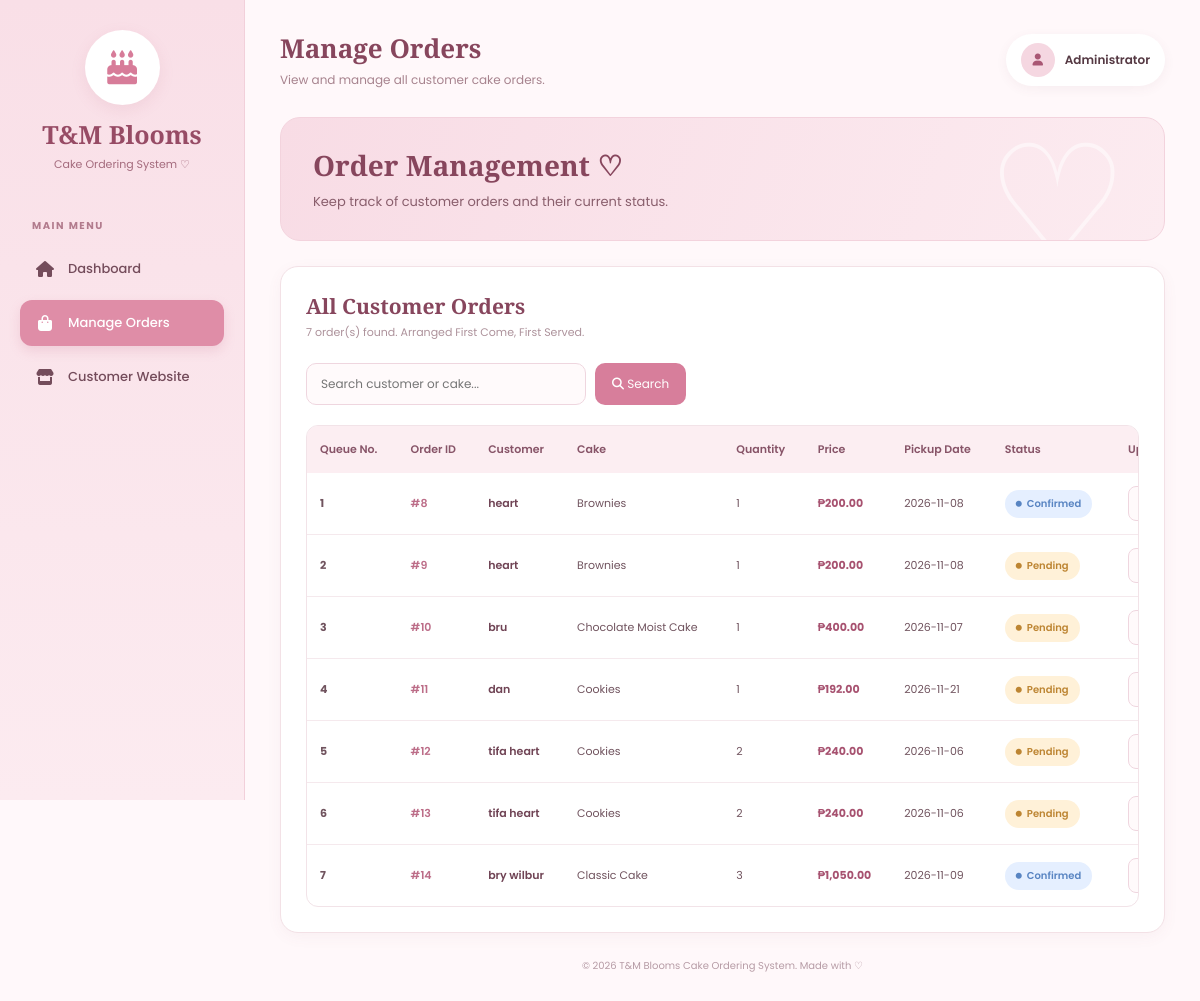
/orders.php, run on the app's committed database.
### tables this page shows
CREATE TABLE `orders` (
  `id` int(11) NOT NULL,
  `customer_name` varchar(100) NOT NULL,
  `contact_number` varchar(20) NOT NULL,
  `cake_name` varchar(100) NOT NULL,
  `size` varchar(50) NOT NULL,
  `quantity` int(11) NOT NULL,
  `price` decimal(10,2) NOT NULL,
  `pickup_date` date NOT NULL,
  `status` varchar(50) NOT NULL,
  `created_at` timestamp NOT NULL DEFAULT current_timestamp()
);

### orders.php (the view, shortened to what this page needs)
<?php
$host = 'localhost';
$dbname = 'cake_ordering_system';
$username = 'root';
$password = '';
try {
    $conn = new PDO(
        "mysql:host=$host;dbname=$dbname;charset=utf8mb4",
        $username,
        $password,
        [
            PDO::ATTR_ERRMODE => PDO::ERRMODE_EXCEPTION,
            PDO::ATTR_DEFAULT_FETCH_MODE => PDO::FETCH_ASSOC
        ]
    );
} catch (PDOException $e) {
    die("Database connection failed. Please check your database settings.");
}
function e($value) {
    return htmlspecialchars((string)($value ?? ''), ENT_QUOTES, 'UTF-8');
}
$search = trim($_GET['search'] ?? '');
$orders = [];
try {
    $stmt = $conn->prepare("
        SELECT *
        FROM orders
        WHERE customer_name LIKE :search1
           OR cake_name LIKE :search2
        ORDER BY created_at ASC, id ASC
    ");
    $keyword = "%{$search}%";
    $stmt->execute([
        'search1' => $keyword,
        'search2' => $keyword
    ]);
    $orders = $stmt->fetchAll();
} catch (PDOException $e) {
    $errorMsg = "Unable to retrieve customer orders. Please check your orders table.";
}
?>
<!DOCTYPE html>
<html lang="en">
<head>
<link rel="stylesheet"
href="https://cdnjs.cloudflare.com/ajax/libs/font-awesome/6.5.0/css/all.min.css">
</head>
<body>
<div class="sidebar">
    <div class="brand">
        <div class="brand-icon">
            <i class="fa-solid fa-cake-candles"></i>
        </div>
        <h2>T&M Blooms</h2>
        <p>Cake Ordering System ♡</p>
    </div>
    <div class="nav-title">MAIN MENU</div>
    <a href="dashboard.php">
        <i class="fa-solid fa-house"></i>
        <span>Dashboard</span>
    </a>
    <a href="orders.php" class="active">
        <i class="fa-solid fa-bag-shopping"></i>
        <span>Manage Orders</span>
    </a>
    <a href="index.php">
        <i class="fa-solid fa-store"></i>
        <span>Customer Website</span>
    </a>
</div>
<div class="main">
    <div class="topbar">
        <div>
            <h1>Manage Orders</h1>
            <p>View and manage all customer cake orders.</p>
        </div>
        <div class="admin-profile">
            <i class="fa-solid fa-user"></i>
            <span>Administrator</span>
        </div>
    </div>
    <div class="page-banner">
        <h2>Order Management ♡</h2>
        <p>Keep track of customer orders and their current status.</p>
    </div>
    <div class="orders">
        <div class="section-header">
            <div>
                <h2>All Customer Orders</h2>
                <p>
                    <?= count($orders) ?> order(s) found.
                    Arranged First Come, First Served.
                </p>
            </div>
        </div>
        <form method="GET" class="search">
            <input
                type="text"
                name="search"
                placeholder="Search customer or cake..."
                value="<?= e($search) ?>"
            >
            <button type="submit">
                <i class="fa-solid fa-magnifying-glass"></i>
                Search
            </button>
        </form>
        <div class="table-container">
            <table>
                <thead>
                    <tr>
                        <th>Queue No.</th>
                        <th>Order ID</th>
                        <th>Customer</th>
                        <th>Cake</th>
                        <th>Quantity</th>
                        <th>Price</th>
                        <th>Pickup Date</th>
                        <th>Status</th>
                        <th>Update Status</th>
                    </tr>
                </thead>
                <tbody>
                <?php if (count($orders) > 0): ?>
                    <?php foreach ($orders as $index => $order): ?>
                        <?php
                            $status = $order['status'] ?? 'Pending';
                            $statusClass = 'status-pending';
                            if ($status === 'Confirmed') {
                                $statusClass = 'status-confirmed';
                            } elseif ($status === 'Completed') {
                                $statusClass = 'status-completed';
                            }
                        ?>
                        <tr>
                            <td>
                                <strong><?= $index + 1 ?></strong>
                            </td>
                            <td class="order-id">
                                #<?= e($order['id']) ?>
                            </td>
                            <td class="customer-name">
                                <?= e($order['customer_name']) ?>
                            </td>
                            <td>
                                <?= e($order['cake_name']) ?>
                            </td>
                            <td>
                                <?= (int)$order['quantity'] ?>
                            </td>
                            <td class="price">
                                ₱<?= number_format((float)$order['price'], 2) ?>
                            </td>
                            <td>
                                <?= e($order['pickup_date']) ?>
                            </td>
                            <td>
                                <span class="status <?= $statusClass ?>">
                                    <i class="fa-solid fa-circle" style="font-size:6px;"></i>
                                    <?= e($status) ?>
                                </span>
                            </td>
                            <td>
                                <form method="POST" class="action-form">
                                    <select name="status" class="status-select">
                                        <option value="Pending"
                                            <?= $status === 'Pending' ? 'selected' : '' ?>>
                                            Pending
                                        </option>
                                        <option value="Confirmed"
                                            <?= $status === 'Confirmed' ? 'selected' : '' ?>>
                                            Confirmed
                                        </option>
                                    </select>
                                </form>
                            </td>
                        </tr>
                    <?php endforeach; ?>
                <?php endif; ?>
                </tbody>
            </table>
        </div>
    </div>
    <div class="footer">
        © <?= date('Y') ?> T&M Blooms Cake Ordering System. Made with ♡
    </div>
</div>
</body>
</html>

### data on the page
orders: id "8", customer_name "heart", cake_name "Brownies", quantity "1", price "200.00", pickup_date "2026-11-08", status "Confirmed"
orders: id "9", customer_name "heart", cake_name "Brownies", quantity "1", price "200.00", pickup_date "2026-11-08", status "Pending"
orders: id "10", customer_name "bru", cake_name "Chocolate Moist Cake", quantity "1", price "400.00", pickup_date "2026-11-07", status "Pending"
orders: id "11", customer_name "dan", cake_name "Cookies", quantity "1", price "192.00", pickup_date "2026-11-21", status "Pending"
orders: id "12", customer_name "tifa heart", cake_name "Cookies", quantity "2", price "240.00", pickup_date "2026-11-06", status "Pending"
orders: id "13", customer_name "tifa heart", cake_name "Cookies", quantity "2", price "240.00", pickup_date "2026-11-06", status "Pending"
orders: id "14", customer_name "bry wilbur", cake_name "Classic Cake", quantity "3", price "1,050.00", pickup_date "2026-11-09", status "Confirmed"

### other printed values
count($orders) "7"
